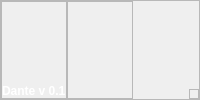
        <widget class="QFrame" name="footer">
         <property name="frameShape">
          <enum>QFrame::StyledPanel</enum>
         </property>
         <property name="frameShadow">
          <enum>QFrame::Raised</enum>
         </property>
         <layout class="QHBoxLayout" name="horizontalLayout_3">
          <property name="spacing">
           <number>0</number>
          </property>
          <property name="leftMargin">
           <number>0</number>
          </property>
          <property name="topMargin">
           <number>0</number>
          </property>
          <property name="rightMargin">
           <number>0</number>
          </property>
          <property name="bottomMargin">
           <number>0</number>
          </property>
          <item>
           <widget class="QFrame" name="frame_4">
            <property name="frameShape">
             <enum>QFrame::StyledPanel</enum>
            </property>
            <property name="frameShadow">
             <enum>QFrame::Raised</enum>
            </property>
            <layout class="QVBoxLayout" name="verticalLayout_4">
             <property name="spacing">
              <number>0</number>
             </property>
             <property name="leftMargin">
              <number>0</number>
             </property>
             <property name="topMargin">
              <number>0</number>
             </property>
             <property name="rightMargin">
              <number>0</number>
             </property>
             <property name="bottomMargin">
              <number>0</number>
             </property>
             <item alignment="Qt::AlignBottom">
              <widget class="QLabel" name="verison_label">
               <property name="font">
                <font>
                 <weight>75</weight>
                 <bold>true</bold>
                </font>
               </property>
               <property name="styleSheet">
                <string notr="true">color: white</string>
               </property>
               <property name="text">
                <string>Dante v 0.1</string>
               </property>
              </widget>
             </item>
            </layout>
           </widget>
          </item>
          <item>
           <widget class="QFrame" name="frame_6">
            <property name="frameShape">
             <enum>QFrame::StyledPanel</enum>
            </property>
            <property name="frameShadow">
             <enum>QFrame::Raised</enum>
            </property>
            <layout class="QVBoxLayout" name="verticalLayout_3">
             <property name="spacing">
              <number>0</number>
             </property>
             <property name="leftMargin">
              <number>0</number>
             </property>
             <property name="topMargin">
              <number>0</number>
             </property>
             <property name="rightMargin">
              <number>0</number>
             </property>
             <property name="bottomMargin">
              <number>0</number>
             </property>
            </layout>
           </widget>
          </item>
          <item alignment="Qt::AlignRight|Qt::AlignBottom">
           <widget class="QFrame" name="size_grip">
            <property name="minimumSize">
             <size>
              <width>10</width>
              <height>10</height>
             </size>
            </property>
            <property name="maximumSize">
             <size>
              <width>10</width>
              <height>10</height>
             </size>
            </property>
            <property name="frameShape">
             <enum>QFrame::StyledPanel</enum>
            </property>
            <property name="frameShadow">
             <enum>QFrame::Raised</enum>
            </property>
           </widget>
          </item>
         </layout>
        </widget>
